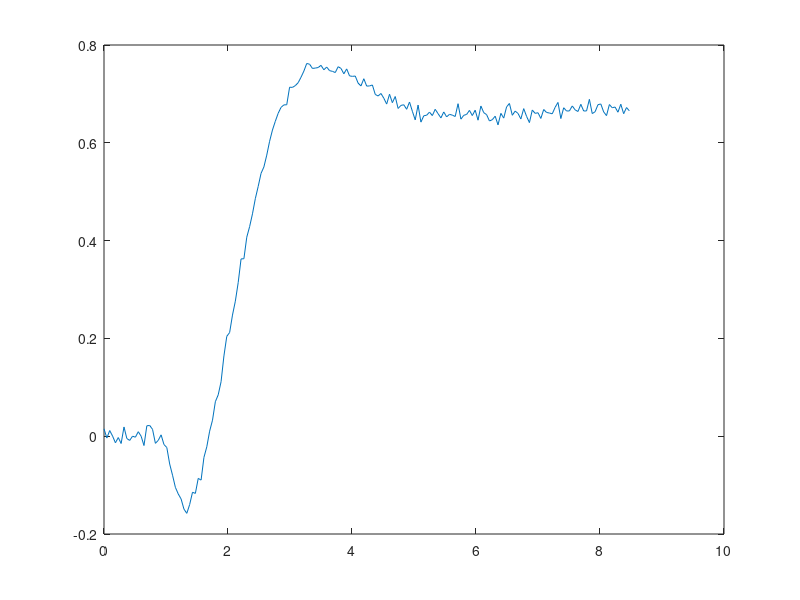
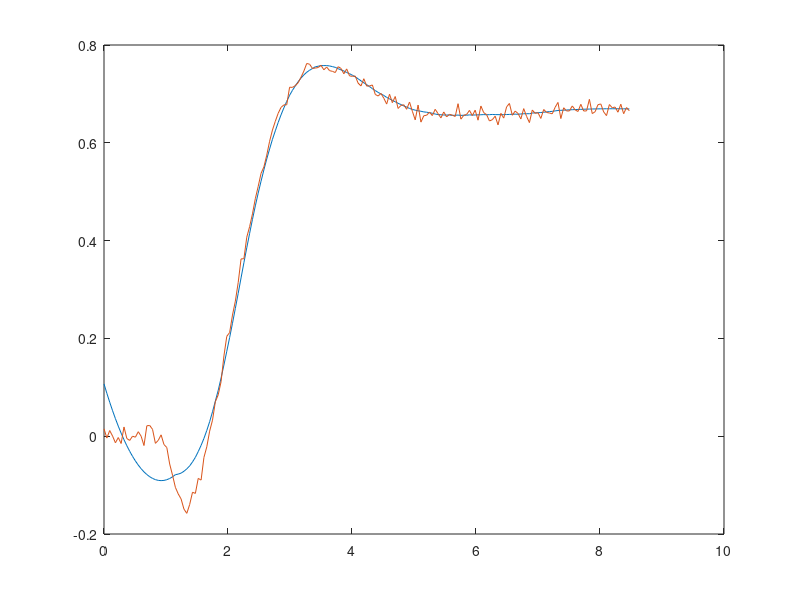
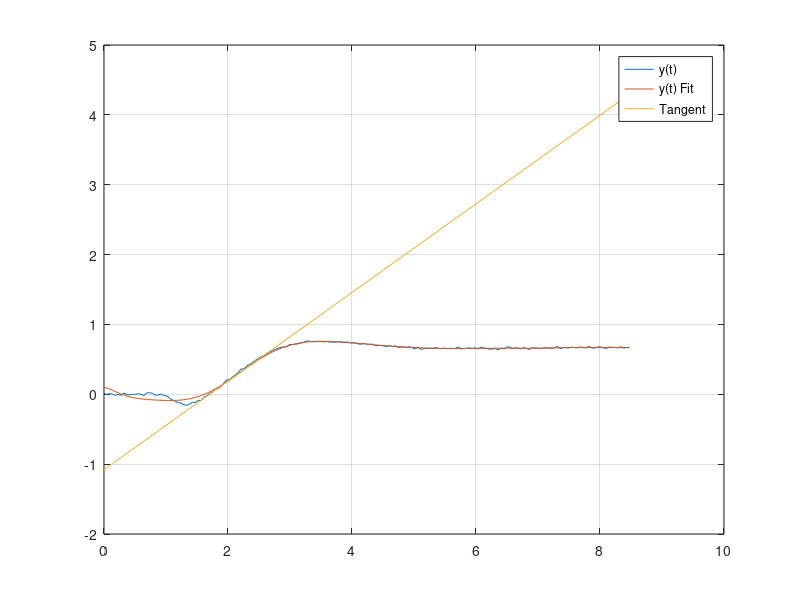

Source code (MATLAB) for these figures, in order: (Note: this script raises an error after producing the figures.)
%% read file

a = dlmread('conjunto5.txt');
t = a(:,2);
y = a(:,1); %y(t)
y1 = y;
plot(t,y)

%% 
%yy2 = smooth(a(:,2),a(:,1),'sgolay');
yy2 = sgolayfilt(y,2,51);
figure;
plot(a(:,2),yy2);
hold on
plot(t,y);



%%  Curve Fitting
[b,S,mu]  = polyfit(t, yy2, 15);
fy = polyval(b,t,S,mu);
y = fy;


%% Calculo deflexao

d1y = gradient(y,t);
d2y = gradient(d1y,t); 

t_infl = interp1(d1y, t, max(d1y));                             % Find ‘t’ At Maximum Of First Derivative
y_infl = interp1(t, y, t_infl);                                 % Find ‘y’ At Maximum Of First Derivative
slope  = interp1(t, d1y, t_infl);                               % Slope Defined Here As Maximum Of First Derivative
intcpt = y_infl - slope*t_infl;                                 % Calculate Intercept
tngt = slope*t + intcpt;                                        % Calculate Tangent Line

%%

max = a(185,1); % ver tamanho
% aqui é a(196,1) , por conta da matriz que y,t;
%estavamos pegando o tempo antes
min = a(1,1);

%% Plot
figure;

plot(t, y1)     % Plot original
hold on 
plot(t, fy)     % plot fitting
plot(t, tngt)   % Plot Linha tangente                                    
hold off
grid
   

legend('y(t)', 'y(t) Fit', 'Tangent')
axis([xlim    min(min(y),intcpt)  ceil(max(y))])


%% Ziegler-Nichols

t1 = -intcpt/slope;
t2 = (max-intcpt)/slope;

tau = t2 - t1;
theta = t1;
kp = max - min;

g1 = tf([kp],[tau,1],'OutputDelay',theta)
[y,t_step] =step(g1);


%% Comparando com entrada ao degrau
plot(y,t);




